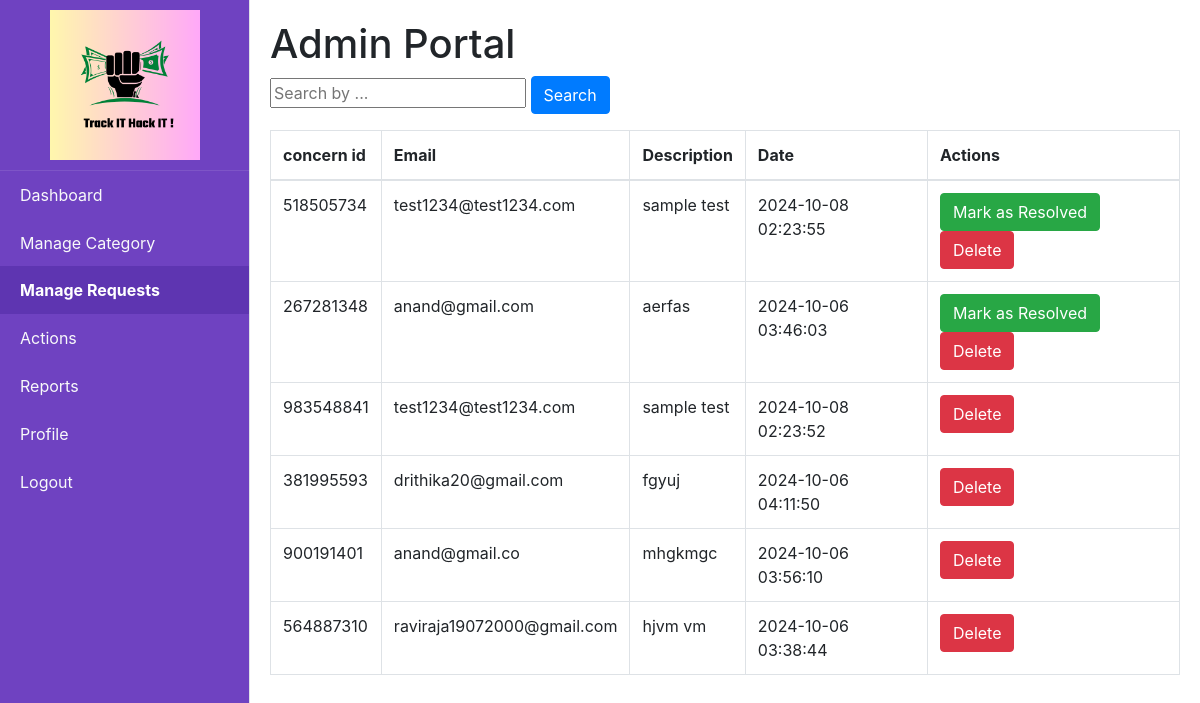
The app's page /admin_request (signed in), older data.
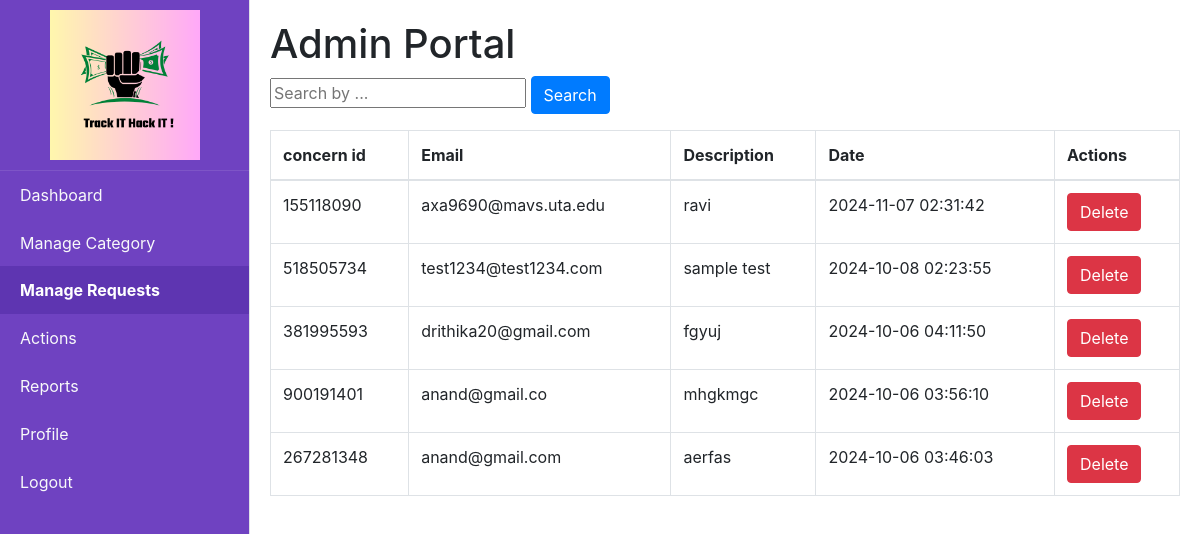
The same page, newer data.
### tables this page shows
CREATE TABLE concerns (id INTEGER PRIMARY KEY AUTOINCREMENT, user_id INTEGER, email TEXT NOT NULL, concern TEXT NOT NULL, timestamp DATETIME DEFAULT CURRENT_TIMESTAMP, consern_id TEXT, resolved INTEGER DEFAULT (0));

### app.py (the view)
@app.route('/admin_request', methods=['GET', 'POST'])
@login_required  # Assuming only logged-in users can access this
def admin_request():
    search_query = request.args.get('search_query', '')  # Fetch search query
    sort_by_date = request.args.get('sort_by_date', 'desc')  # Sort by date (default descending)
    query = '''
        SELECT id, email, concern, timestamp, resolved, consern_id
        FROM concerns
        WHERE  (concern LIKE ? OR email LIKE ? OR consern_id LIKE ?)
        ORDER BY resolved asc, timestamp {}'''.format(sort_by_date)
    search_query_param = f'%{search_query}%'  # Search pattern for query
    unresolved_requests = query_db(query, [search_query_param, search_query_param,search_query_param])
    return render_template('admin_request.html', requests=unresolved_requests)

### app.py (called while the page is built)
@login_manager.user_loader
def load_user(user_id):
    return get_user_by_id(user_id)

@app.after_request
def after_request(response):
    response.headers["Cache-Control"] = "no-cache, no-store, must-revalidate"
    return response

@app.context_processor
def inject_unread_notifications():
    if current_user.is_authenticated:
        unread_count = query_db('''
            SELECT COUNT(*)
            FROM notifications
            WHERE user_id = ? AND is_read = 0
        ''', [current_user.id], one=True)
        return dict(unread_count=unread_count[0] if unread_count else 0)
    return dict(unread_count=0)

### database.py (called while the page is built)
def get_db():
    return sqlite3.connect(DATABASE)

def query_db(query, args=(), one=False):
    cur = get_db().execute(query, args)
    rv = cur.fetchall()
    cur.close()
    return (rv[0] if rv else None) if one else rv

def get_user_by_id(user_id):
    conn = sqlite3.connect(DATABASE)
    cursor = conn.cursor()
    cursor.execute('SELECT * FROM users WHERE id = ?', (user_id,))
    user = cursor.fetchone()
    conn.close()
    if user:
        return User(id=user[0], username=user[1], email=user[2], password=user[3])
    return None

### templates/admin_request.html (shortened to what this page needs)
{% extends "admin_home.html" %}
{% block content %}
<h1>Admin Portal</h1>
<form method="GET" action="{{ url_for('admin_request') }}" class="mb-3">
    <input type="text" name="search_query" placeholder="Search by ..." value="{{ request.args.get('search_query', '') }}">
    <button type="submit" class="btn btn-primary">Search</button>
</form>
<table class="table table-bordered">
    <thead>
        <tr>
            <th> concern id </th>
            <th>Email</th>
            <th>Description</th>
            <th>Date</th>
            <th>Actions</th>
        </tr>
    </thead>
    <tbody>
    {% for request in requests %}
        <tr>
             <td> {{request[5]}}</td>
            <td>{{ request[1] }}</td>
            <td>{{ request[2] }}</td>
            <td>{{ request[3]}}</td>
            <td>
            {%if request[4]==0 %}
                <form method="POST" action="{{ url_for('resolve_request', request_id=request[0]) }}" style="display:inline;">
                    <button type="submit" class="btn btn-success">Mark as Resolved</button>
                </form>
            {% endif %}
                <form method="POST" action="{{ url_for('delete_request', request_id=request[0]) }}" style="display:inline;">
                    <button type="submit" class="btn btn-danger">Delete</button>
                </form>
            </td>
        </tr>
    {% else %}
        <tr><td colspan="4">No requests found</td></tr>
    {% endfor %}
    </tbody>
</table>
{% endblock %}

Row changes from the older to the newer data that the page shows:
removed concerns: consern "983548841", email "test1234@test1234.com", concern "sample test", timestamp "2024-10-08 02:23:52"
removed concerns: consern "564887310", email "raviraja19072000@gmail.com", concern "hjvm vm", timestamp "2024-10-06 03:38:44"
added concerns: consern "155118090", email "axa9690@mavs.uta.edu", concern "ravi", timestamp "2024-11-07 02:31:42"
changed concerns "test1234@test1234.com": no longer shows "Mark as Resolved"
changed concerns "anand@gmail.com": no longer shows "Mark as Resolved"; moves down the list
